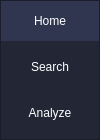
        <widget class="QFrame" name="frame_left_menu">
         <property name="minimumSize">
          <size>
           <width>100</width>
           <height>0</height>
          </size>
         </property>
         <property name="maximumSize">
          <size>
           <width>70</width>
           <height>16777215</height>
          </size>
         </property>
         <property name="styleSheet">
          <string notr="true">background-color: rgb(35, 38, 53)</string>
         </property>
         <property name="frameShape">
          <enum>QFrame::StyledPanel</enum>
         </property>
         <property name="frameShadow">
          <enum>QFrame::Raised</enum>
         </property>
         <layout class="QVBoxLayout" name="verticalLayout_3">
          <property name="leftMargin">
           <number>0</number>
          </property>
          <property name="topMargin">
           <number>0</number>
          </property>
          <property name="rightMargin">
           <number>0</number>
          </property>
          <property name="bottomMargin">
           <number>0</number>
          </property>
          <item>
           <widget class="QPushButton" name="Home_Page">
            <property name="minimumSize">
             <size>
              <width>0</width>
              <height>40</height>
             </size>
            </property>
            <property name="styleSheet">
             <string notr="true">QPushButton {
	color: rgb(255, 255, 255);
	background-color: rgb(35, 38, 53);
	border: 0px solid;
}
QPushButton:hover {
	background-color: rgb(49, 54, 80);
}

QPushButton:checked {
	background-color: rgb(49, 54, 80);
}</string>
            </property>
            <property name="text">
             <string>Home</string>
            </property>
            <property name="checkable">
             <bool>true</bool>
            </property>
            <property name="checked">
             <bool>true</bool>
            </property>
            <property name="autoExclusive">
             <bool>true</bool>
            </property>
           </widget>
          </item>
          <item>
           <widget class="QPushButton" name="Search_Page">
            <property name="minimumSize">
             <size>
              <width>0</width>
              <height>40</height>
             </size>
            </property>
            <property name="styleSheet">
             <string notr="true">QPushButton {
	color: rgb(255, 255, 255);
	background-color:  rgb(35, 38, 53);
	border: 0px solid;
}
QPushButton:hover {
	background-color: rgb(49, 54, 80);
}

QPushButton:checked {
	background-color: rgb(49, 54, 80);
}</string>
            </property>
            <property name="text">
             <string>Search</string>
            </property>
            <property name="checkable">
             <bool>true</bool>
            </property>
            <property name="checked">
             <bool>false</bool>
            </property>
            <property name="autoExclusive">
             <bool>true</bool>
            </property>
           </widget>
          </item>
          <item>
           <widget class="QPushButton" name="Analyze_Page">
            <property name="minimumSize">
             <size>
              <width>0</width>
              <height>40</height>
             </size>
            </property>
            <property name="styleSheet">
             <string notr="true">QPushButton {
	color: rgb(255, 255, 255);
	background-color:  rgb(35, 38, 53);
	border: 0px solid;
}
QPushButton:hover {
	background-color: rgb(49, 54, 80);
}

QPushButton:checked {
	background-color: rgb(49, 54, 80);
}</string>
            </property>
            <property name="text">
             <string>Analyze</string>
            </property>
            <property name="checkable">
             <bool>true</bool>
            </property>
            <property name="autoExclusive">
             <bool>true</bool>
            </property>
           </widget>
          </item>
          <item alignment="Qt::AlignTop">
           <widget class="QFrame" name="frame_top_menus">
            <property name="frameShape">
             <enum>QFrame::NoFrame</enum>
            </property>
            <property name="frameShadow">
             <enum>QFrame::Raised</enum>
            </property>
            <layout class="QVBoxLayout" name="verticalLayout_4">
             <property name="spacing">
              <number>0</number>
             </property>
             <property name="leftMargin">
              <number>0</number>
             </property>
             <property name="topMargin">
              <number>0</number>
             </property>
             <property name="rightMargin">
              <number>0</number>
             </property>
             <property name="bottomMargin">
              <number>0</number>
             </property>
            </layout>
           </widget>
          </item>
         </layout>
        </widget>
